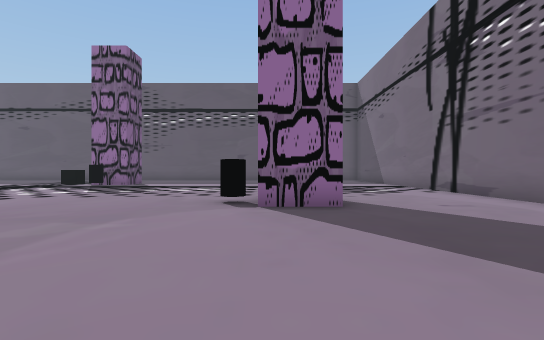
View 1 (above)

15 first-person views from a walk through a 3-D level made in the Unity game engine. The camera is 1.3 m above the floor, looks level and sees 85° across. The floor is counted in squares, 2 m on a side. Each view is taken from the middle of a square. On the plan, view 1 faces up. The plan holds only what a view shows up to about 9 squares ahead; the rest is blank. The player is left out. Some surface patterns are stand-ins.

View 2
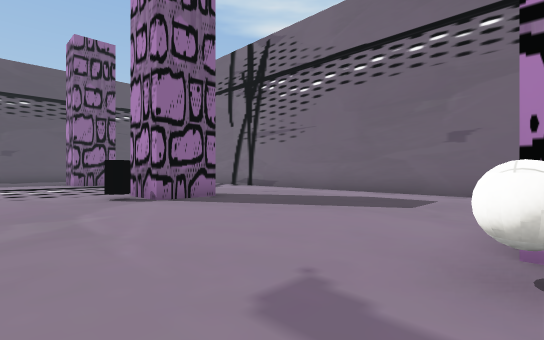

View 3
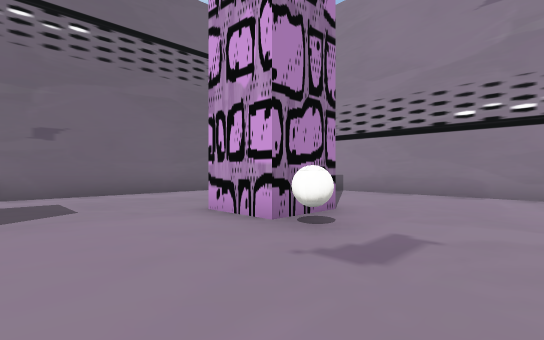

View 4
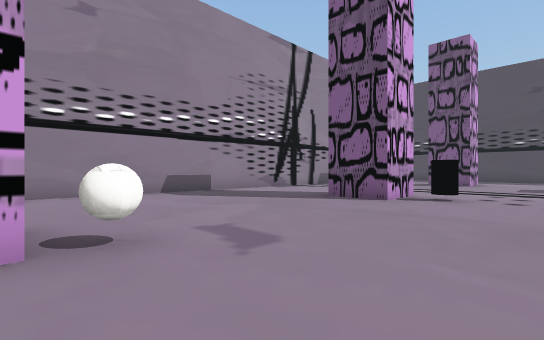

View 5
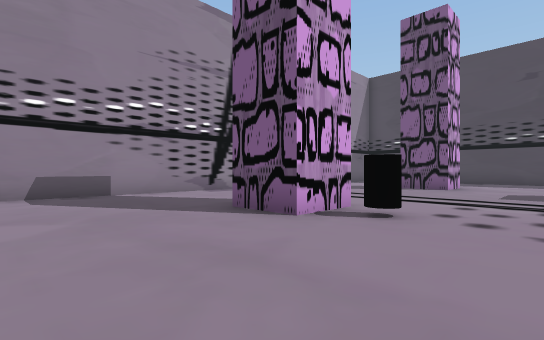

View 6
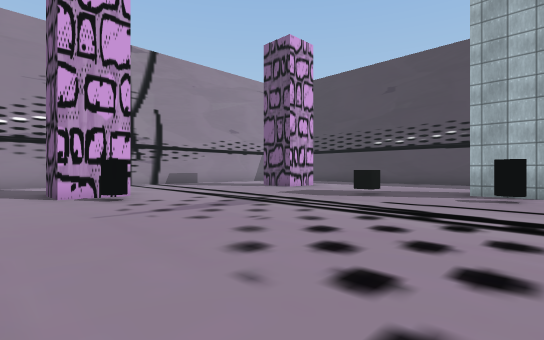

View 7
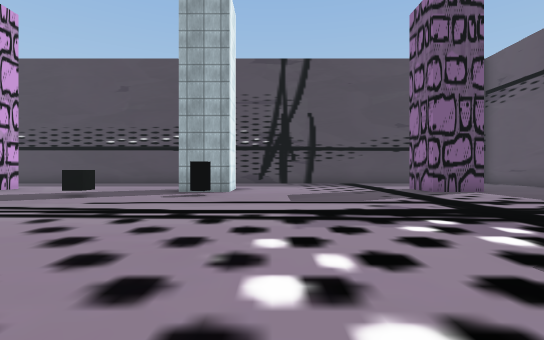

View 8
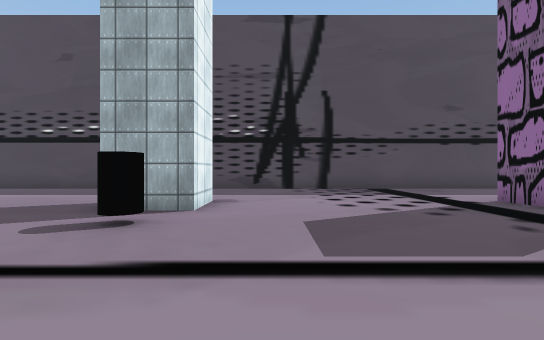

View 9
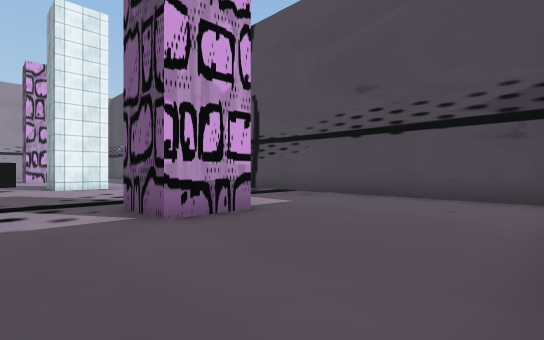

View 10
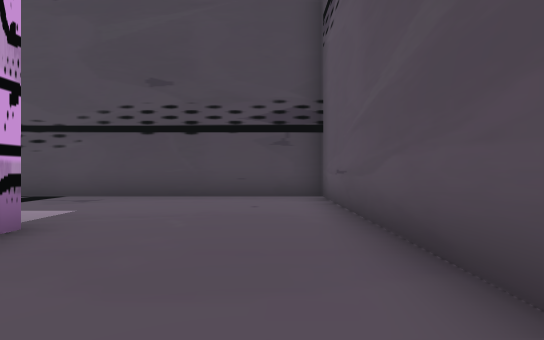

View 11
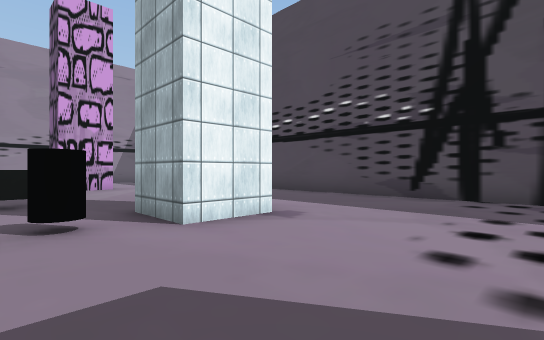

View 12
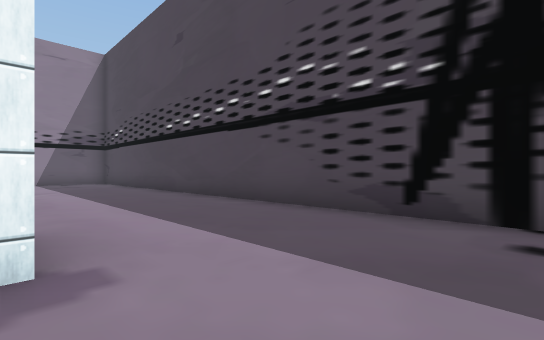

View 13
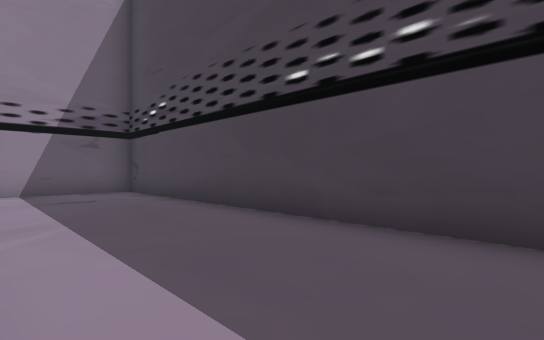

View 14
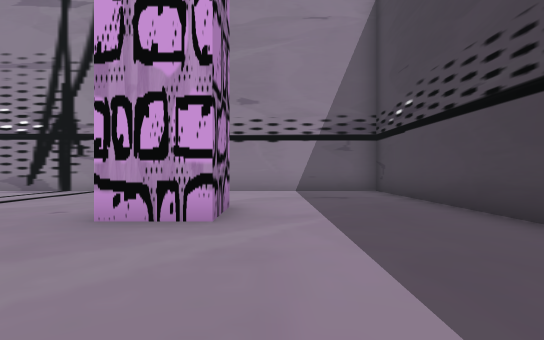

View 15
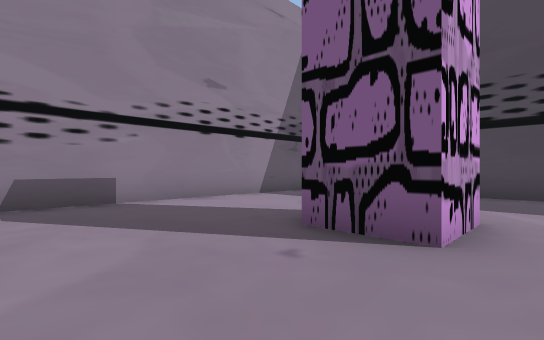

### Floor plan
Points are (right, up) in squares from view 1. A wall is a line through its corners. A room is listed if a view was taken in it or the views show most of it. See-through windows are left out.
Room 1 (views 1, 2, 3, 4, 5, 6, 7, 8, 9, 10, 11, 12, 13, 14, 15)
walls: (-7.8, -0.7) (-6.3, -0.7) (-6.3, -2.2); (-15.2, 6.8) (-13.8, 6.8) (-13.8, 5.2); (1.2, 5.2) (-0.3, 5.2) (-0.3, 6.8); (-0.3, -2.2) (-0.3, -0.7) (1.2, -0.7); (-15.3, -2.2) (-15.3, -0.7) (-13.8, -0.7) (-13.8, -2.2); (-15.2, 14.3) (-13.8, 14.3) (-13.8, 12.8) (-15.2, 12.8); (-7.5, -6.2) (1.5, -6.2); (5.3, 5.6) (5.3, 9); (-13.2, 18.3) (-19.3, 18.3) (-19.3, -6.2) (-11.2, -6.2); (5.3, -2.5) (5.3, 3.5)
objects: other object (-13, 6) to (-12, 6); other object (-12, 3); other object (-7, 0); other object (-1, -1); other object (-1, 6)

Positions as (right, up) in squares from view 1, and headings:
1: (0, 0), facing up
2: (-3, -1), facing up-right
3: (-3, 2), facing down-right
4: (0, 2), facing down-left
5: (-3, 2), facing down-left
6: (-5, 7), facing down-left
7: (-5, 8), facing left
8: (-9, 8), facing left
9: (-12, 18), facing down-left
10: (-12, 17), facing left
11: (-12, 10), facing down-left
12: (-15, 9), facing down-left
13: (-16, 3), facing down-left
14: (-16, 3), facing down
15: (-11, 0), facing down-left
